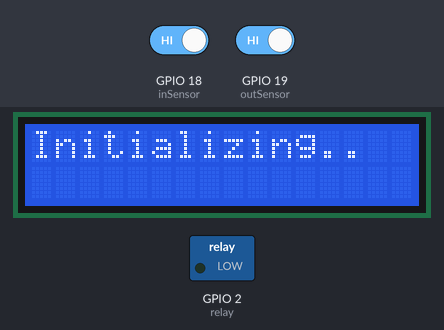
The sketch below on a simulated ESP32. Shown: 16×2 character LCD, switched loads named in the sketch (green lamp = pin HIGH). The inputs (shaded band) are chosen by the test bench; at power-on: GPIO 18 (inSensor) HIGH, GPIO 19 (outSensor) HIGH. WiFi joins after 1.5 s; servers stay silent unless stated; web services answer with replies made up by the test bench.

Above: at 1.7 s.
At 5.4 s:
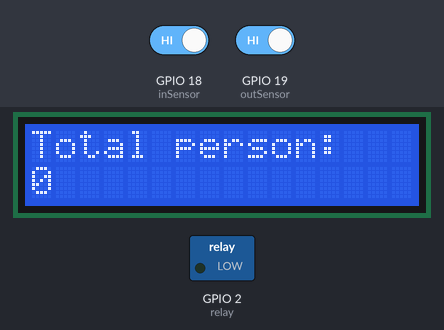
5.5 s: GPIO 18 (inSensor) driven LOW
At 6.5 s:
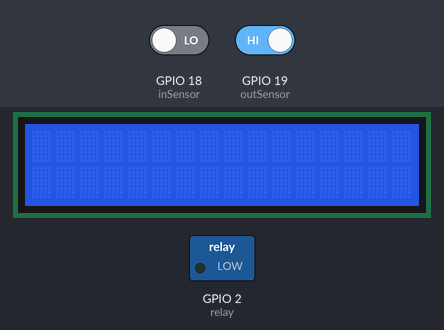
At 8.8 s:
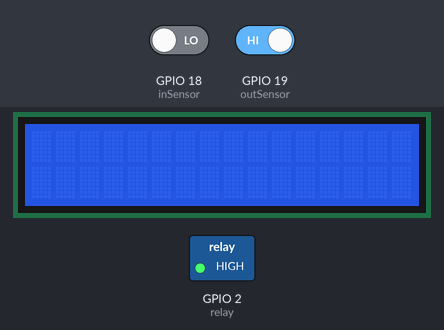
Timing chart, 0 to 10.3 s (numbered marks = the images above; inputs shaded):
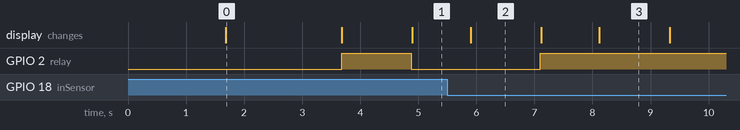

Measured:
- after the input at 5.5 s, GPIO 2 (relay): LOW → HIGH after 1.6 s; the display: first differs from a run without the input after 1.6 s (image 3 shows a later state)
- what the display in image 0 shows lasts 2.0 s, from 1.7 s to 3.7 s
- what the display in image 2 shows lasts 1.2 s, from 5.9 s to 7.1 s

The sketch:

people_counter.ino
```cpp
#include <WiFi.h>
#include <WiFiClient.h>
#include <HTTPClient.h>
#include <Wire.h>
#include <LiquidCrystal_I2C.h>

int counter = 0;
LiquidCrystal_I2C lcd(0x27, 16, 2);

WiFiClient client;
HTTPClient http;

String url;
String API = "YOUR_API_KEY";
int fieldno = 1;

#define inSensor 18
#define outSensor 19
#define relay 2
#define backlightPin 9

int countin = 0;
int countout = 0;
int now;

unsigned long inSensorDebounce = 0;
unsigned long outSensorDebounce = 0;
unsigned long debounceDelay = 2000;

void connectToWifi() {
  WiFi.mode(WIFI_STA);
  WiFi.begin("SSID", "PASSWORD");
  while (WiFi.status() != WL_CONNECTED) {
    delay(200);
  }
}

void setup() {
  Wire.begin(21, 22);
  Serial.begin(115200);
  connectToWifi();

  lcd.begin(16, 2);
  lcd.backlight();
  lcd.print("Initializing..");
  delay(2000);
  lcd.clear();

  pinMode(inSensor, INPUT);
  pinMode(outSensor, INPUT);
  pinMode(relay, OUTPUT);
  digitalWrite(relay, HIGH);
}

void loop() {
  SendGetRequest(now);
  delay(1000);

  unsigned long currentMillis = millis();
  if (digitalRead(inSensor) == LOW && currentMillis - inSensorDebounce > debounceDelay) {
    countin++;
    inSensorDebounce = currentMillis;
  }

  if (digitalRead(outSensor) == LOW && currentMillis - outSensorDebounce > debounceDelay) {
    countout++;
    outSensorDebounce = currentMillis;
  }

  now = countin - countout;
  if (now < 0) now = 0;

  digitalWrite(relay, now > 0 ? HIGH : LOW);
  lcd.setCursor(0, 0); lcd.print("Total person:");
  lcd.setCursor(0, 1); lcd.print(now);
  delay(1000); lcd.clear();
}

void SendGetRequest(int data) {
  url = "http://api.thingspeak.com/update?api_key=" + API + "&field" + fieldno + "=" + String(data);
  http.begin(client, url);
  http.GET();
  http.end();
}
```
